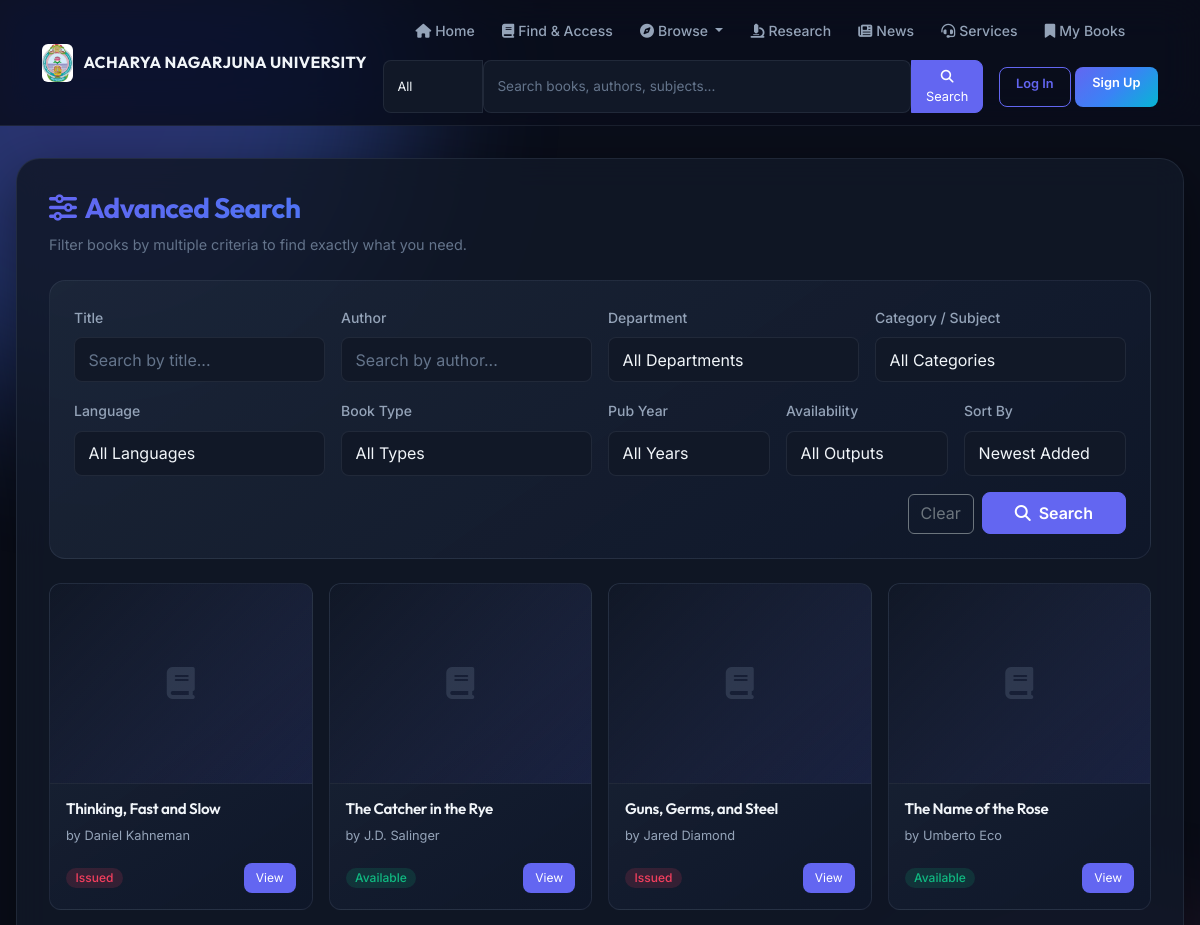
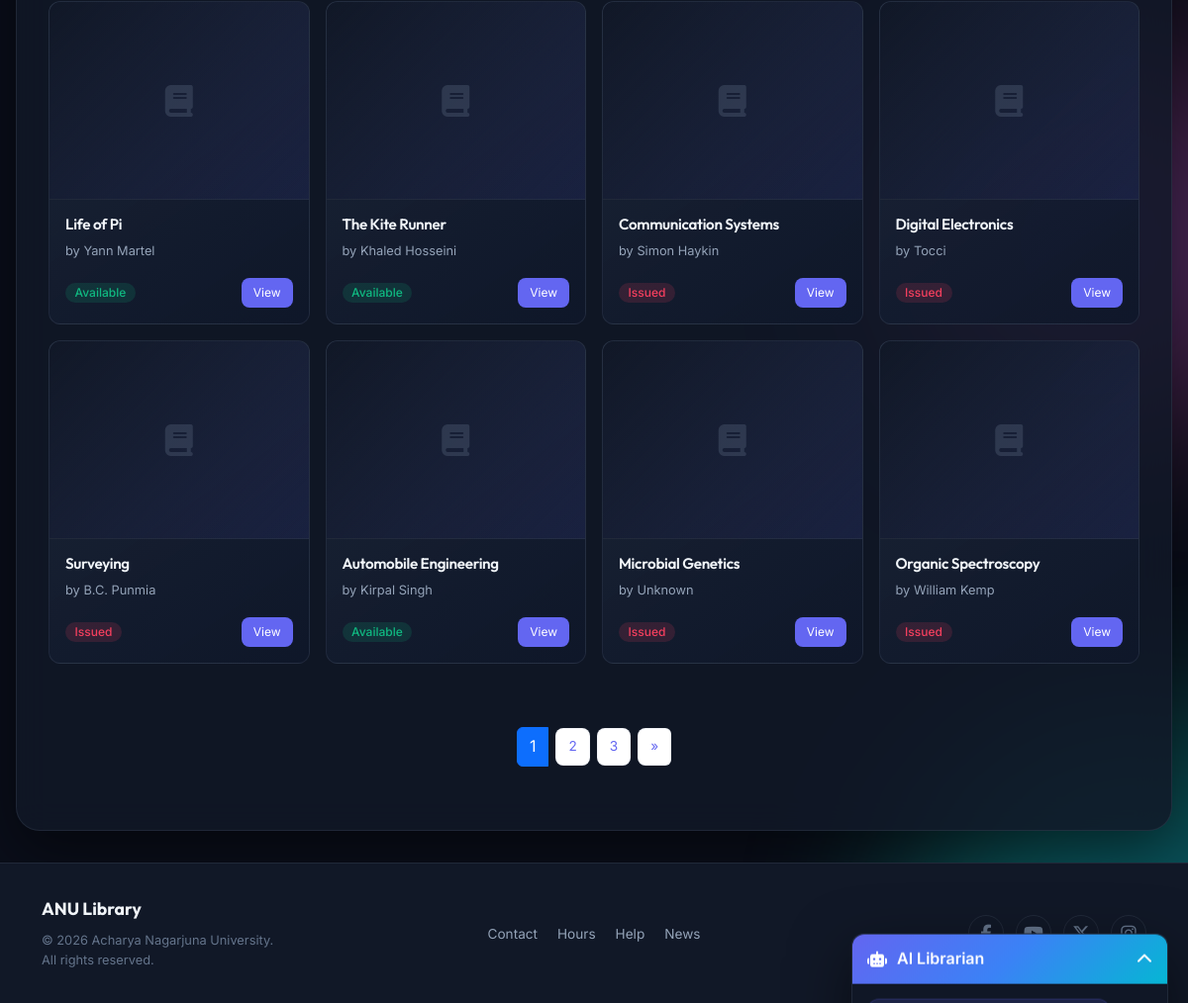
The page /advanced-search/ on the database its author committed (2 pictures, top to bottom).
### portal/models.py (models this page shows, shortened)
class Book(models.Model):
    title = models.CharField(max_length=255, db_index=True)
    author = models.CharField(max_length=255, blank=True, db_index=True)
    department = models.ForeignKey(Department, on_delete=models.SET_NULL, null=True, blank=True, db_index=True)
    category = models.ForeignKey(BookCategory, on_delete=models.SET_NULL, null=True, blank=True, db_index=True)
    subject = models.CharField(max_length=255, blank=True, db_index=True)
    isbn = models.CharField(max_length=20, unique=True, blank=True, db_index=True)
    edition = models.CharField(max_length=50, blank=True)
    publication_year = models.PositiveIntegerField(null=True, blank=True)
    language = models.CharField(max_length=50, blank=True)
    book_type = models.CharField(max_length=50, blank=True)
    barcode = models.CharField(max_length=50, unique=True, null=True, blank=True)
    publisher = models.CharField(max_length=255, blank=True)
    shelf_no = models.CharField(max_length=50, blank=True)
    rack_number = models.CharField(max_length=50, blank=True)
    total_copies = models.PositiveIntegerField(default=1)
    available_copies = models.PositiveIntegerField(default=1)
    cover_image = models.ImageField(upload_to='book_covers/', blank=True, null=True)
    description = models.TextField(blank=True)
    is_trending = models.BooleanField(default=False)
    is_classic = models.BooleanField(default=False)
    is_romance = models.BooleanField(default=False)
    is_kids = models.BooleanField(default=False)
    is_thriller = models.BooleanField(default=False)
    created_at = models.DateTimeField(auto_now_add=True)

### portal/views.py (the view)
# urls.py: path('advanced-search/', views.advanced_search_view, name='advanced_search'),
def advanced_search_view(request: HttpRequest):
    if request.method == 'GET':
        title = request.GET.get('title', '')
        author = request.GET.get('author', '')
        department_name = request.GET.get('department', '')
        category_name = request.GET.get('category', '')
        availability = request.GET.get('availability', '')
        publication_year = request.GET.get('publication_year', '')
        language = request.GET.get('language', '')
        book_type = request.GET.get('book_type', '')
        sort_by = request.GET.get('sort_by', '-created_at')
        books = Book.objects.all()
        if title:
            books = books.filter(title__icontains=title)
        if author:
            books = books.filter(author__icontains=author)
        if department_name:
            books = books.filter(department__name__iexact=department_name)
        if category_name:
            books = books.filter(subject__iexact=category_name)
        if availability == 'available':
            books = books.filter(available_copies__gt=0)
        elif availability == 'issued':
            books = books.filter(available_copies=0)
        if publication_year:
            books = books.filter(publication_year=publication_year)
        if language:
            books = books.filter(language__iexact=language)
        if book_type:
            books = books.filter(book_type__iexact=book_type)
        if sort_by in ['title', '-title', 'publication_year', '-publication_year', 'created_at', '-created_at']:
            books = books.order_by(sort_by)
        else:
            books = books.order_by('-created_at')
        paginator = Paginator(books, 12)
        page_number = request.GET.get('page')
        page_obj = paginator.get_page(page_number)
        departments = Department.objects.all()
        authors = Book.objects.exclude(author='').values_list('author', flat=True).distinct()
        categories = Book.objects.exclude(subject='').values_list('subject', flat=True).distinct()
        languages = Book.objects.exclude(language='').values_list('language', flat=True).distinct().order_by('language')
        book_types = Book.objects.exclude(book_type='').values_list('book_type', flat=True).distinct().order_by('book_type')
        publication_years = Book.objects.exclude(publication_year__isnull=True).values_list('publication_year', flat=True).distinct().order_by('-publication_year')
        context = {
            "title": title,
            "author": author,
            "department_name": department_name,
            "category_name": category_name,
            "availability": availability,
            "publication_year": publication_year,
            "language": language,
            "book_type": book_type,
            "sort_by": sort_by,
            "results": books,
            "page_obj": page_obj,
            "departments": departments,
            "authors": authors,
            "categories": categories,
            "languages": languages,
            "book_types": book_types,
            "publication_years": publication_years,
        }
        return render(request, "portal/advanced_search.html", context)

### templates/portal/advanced_search.html (shortened to what this page needs)
{% extends 'portal/base.html' %}
{% load static %}
{% block content %}
<div class="app-view">
  <div class="mb-4">
    <h1 style="font-size:1.75rem;background:var(--gradient-hero);-webkit-background-clip:text;-webkit-text-fill-color:transparent;background-clip:text;">
      <i class="fa-solid fa-sliders me-2"></i>Advanced Search
    </h1>
    <p class="text-muted mb-0" style="font-size:0.9rem;">Filter books by multiple criteria to find exactly what you need.</p>
  </div>
  <div class="dashboard-card mb-4">
    <form method="get" action="{% url 'advanced_search' %}">
      <div class="row g-3">
        <div class="col-md-3">
          <label for="title" class="form-label">Title</label>
          <input type="text" class="form-control" id="title" name="title" value="{{ title }}" placeholder="Search by title...">
        </div>
        <div class="col-md-3">
          <label for="author" class="form-label">Author</label>
          <input type="text" class="form-control" id="author" name="author" value="{{ author }}" placeholder="Search by author...">
        </div>
        <div class="col-md-3">
          <label for="department" class="form-label">Department</label>
          <select class="form-select" id="department" name="department">
            <option value="">All Departments</option>
          </select>
        </div>
        <div class="col-md-3">
          <label for="category" class="form-label">Category / Subject</label>
          <select class="form-select" id="category" name="category">
            <option value="">All Categories</option>
          </select>
        </div>
        <div class="col-md-3">
          <label for="language" class="form-label">Language</label>
          <select class="form-select" id="language" name="language">
            <option value="">All Languages</option>
          </select>
        </div>
        <div class="col-md-3">
          <label for="book_type" class="form-label">Book Type</label>
          <select class="form-select" id="book_type" name="book_type">
            <option value="">All Types</option>
          </select>
        </div>
        <div class="col-md-2">
          <label for="publication_year" class="form-label">Pub Year</label>
          <select class="form-select" id="publication_year" name="publication_year">
            <option value="">All Years</option>
          </select>
        </div>
        <div class="col-md-2">
          <label for="availability" class="form-label">Availability</label>
          <select class="form-select" id="availability" name="availability">
            <option value="">All Outputs</option>
          </select>
        </div>
        <div class="col-md-2">
          <label for="sort_by" class="form-label">Sort By</label>
          <select class="form-select" id="sort_by" name="sort_by">
            <option value="-created_at" {% if sort_by == '-created_at' %}selected{% endif %}>Newest Added</option>
          </select>
        </div>
        <div class="col-12 d-flex justify-content-end align-items-end mt-3">
          <a href="{% url 'advanced_search' %}" class="btn btn-outline-secondary me-2">Clear</a>
          <button type="submit" class="btn btn-primary" style="padding:0.5rem 2rem;">
            <i class="fa-solid fa-search me-2"></i>Search
          </button>
        </div>
      </div>
    </form>
  </div>
  {% if page_obj %}
  <div class="row g-3 search-results">
    {% for book in page_obj %}
    <div class="col-lg-3 col-md-4 col-6">
      <div class="card h-100">
        {% if book.cover_image %}
          <img src="{{ book.cover_image.url }}" class="card-img-top" alt="{{ book.title }}">
        {% else %}
          <div class="card-img-top d-flex align-items-center justify-content-center"
               style="height:200px;background:linear-gradient(135deg, var(--bg-secondary), rgba(99,102,241,0.1));">
            <i class="fa-solid fa-book fa-2x" style="color:var(--text-muted);opacity:0.3;"></i>
          </div>
        {% endif %}
        <div class="card-body d-flex flex-column">
          <h5 class="card-title" style="font-size:0.95rem;">{{ book.title|truncatechars:40 }}</h5>
          <p class="card-text" style="font-size:0.8rem;">by {{ book.author|truncatechars:20 }}</p>
          <div class="mt-auto d-flex justify-content-between align-items-center">
            {% if book.available_copies > 0 %}
              <span class="badge bg-success">Available</span>
            {% else %}
              <span class="badge bg-danger">Issued</span>
            {% endif %}
            <a href="{% url 'book_detail' book.pk %}" class="book-btn">View</a>
          </div>
        </div>
      </div>
    </div>
    {% empty %}
      <div class="col-12 text-center py-5">
        <p class="text-muted">No books found matching your criteria.</p>
      </div>
    {% endfor %}
  </div>
  {% if page_obj.has_other_pages %}
  <nav aria-label="Page navigation" class="mt-5">
    <ul class="pagination justify-content-center">
      {% for i in page_obj.paginator.page_range %}
        {% if page_obj.number == i %}
          <li class="page-item active" aria-current="page"><span class="page-link">{{ i }}</span></li>
        {% elif i > page_obj.number|add:"-3" and i < page_obj.number|add:"3" %}
          <li class="page-item"><a class="page-link" href="?page={{ i }}&title={{ title|urlencode }}&author={{ author|urlencode }}&department={{ department_name|urlencode }}&category={{ category_name|urlencode }}&language={{ language|urlencode }}&book_type={{ book_type|urlencode }}&publication_year={{ publication_year }}&availability={{ availability }}&sort_by={{ sort_by }}">{{ i }}</a></li>
        {% endif %}
      {% endfor %}
      {% if page_obj.has_next %}
      <li class="page-item">
        <a class="page-link" href="?page={{ page_obj.next_page_number }}&title={{ title|urlencode }}&author={{ author|urlencode }}&department={{ department_name|urlencode }}&category={{ category_name|urlencode }}&language={{ language|urlencode }}&book_type={{ book_type|urlencode }}&publication_year={{ publication_year }}&availability={{ availability }}&sort_by={{ sort_by }}" aria-label="Next">
          <span aria-hidden="true">&raquo;</span>
        </a>
      </li>
      {% endif %}
    </ul>
  </nav>
  {% endif %}
  {% endif %}
</div>
{% endblock %}

### templates/portal/base.html (style rules this page uses)
:root { --bg-primary: #0a0e1a; --bg-secondary: #111827; --bg-card: rgba(17, 24, 39, 0.85); --bg-card-hover: rgba(30, 41, 59, 0.95); --bg-glass: rgba(15, 23, 42, 0.6); --text-primary: #f1f5f9; --text-secondary: #94a3b8; --text-muted: #64748b; --border-color: rgba(148, 163, 184, 0.12); --border-glow: rgba(99, 102, 241, 0.3); --accent-indigo: #6366f1; --accent-blue: #3b82f6; --accent-cyan: #06b6d4; --accent-emerald: #10b981; --accent-amber: #f59e0b; --accent-rose: #f43f5e; --accent-violet: #8b5cf6; --gradient-hero: linear-gradient(135deg, #6366f1 0%, #3b82f6 50%, #06b6d4 100%); --gradient-card: linear-gradient(145deg, rgba(30,41,59,0.8), rgba(15,23,42,0.9)); --gradient-surface: linear-gradient(180deg, rgba(17,24,39,0.95) 0%, rgba(10,14,26,1) 100%); --shadow-sm: 0 2px 8px rgba(0,0,0,0.3); --shadow-md: 0 8px 32px rgba(0,0,0,0.4); --shadow-lg: 0 20px 60px rgba(0,0,0,0.5); --shadow-glow: 0 0 40px rgba(99,102,241,0.15); --radius-sm: 8px; --radius-md: 12px; --radius-lg: 16px; --radius-xl: 24px; }
* { box-sizing: border-box; margin: 0; padding: 0; }
body { font-family: 'Inter', system-ui, -apple-system, sans-serif; min-height: 100vh; color: var(--text-primary); background: var(--bg-primary); overflow-x: hidden; line-height: 1.6; }
h1, h2, h3, h4, h5, h6 { font-family: 'Outfit', 'Inter', sans-serif; font-weight: 700; letter-spacing: -0.02em; }
.dashboard-card, .chart-card, .table-card { background: var(--gradient-card); border: 1px solid var(--border-color); border-radius: var(--radius-lg); padding: 1.5rem; margin-bottom: 1.25rem; transition: all 0.3s ease; }
.book-btn { padding: 0.35rem 0.75rem; font-size: 0.75rem; border-radius: var(--radius-sm); background: var(--accent-indigo); border: none; color: #fff; text-decoration: none; transition: all 0.2s; }
.btn-primary { background: var(--accent-indigo) !important; border-color: var(--accent-indigo) !important; color: #fff !important; font-weight: 600; border-radius: var(--radius-sm); transition: all 0.25s; }
.form-control, .form-select { background: var(--bg-secondary) !important; border: 1px solid var(--border-color) !important; color: var(--text-primary) !important; border-radius: var(--radius-sm); padding: 0.6rem 0.85rem; transition: all 0.2s; }
.form-control::placeholder { color: var(--text-muted) !important; }
.form-label { color: var(--text-secondary); font-weight: 500; font-size: 0.875rem; }
.pagination { display: flex; justify-content: center; align-items: center; gap: 0.5rem; margin-top: 2rem; padding: 1rem; }
.pagination a { color: var(--accent-indigo); text-decoration: none; padding: 0.45rem 0.75rem; border: 1px solid var(--border-color); border-radius: var(--radius-sm); transition: all 0.2s; font-size: 0.85rem; }
.search-results .card { background: var(--gradient-card) !important; border: 1px solid var(--border-color) !important; border-radius: var(--radius-md) !important; transition: all 0.3s; overflow: hidden; }
.search-results .card-img-top { height: 200px; object-fit: cover; border-bottom: 1px solid var(--border-color); }
.search-results .card-body { padding: 1rem; }
.search-results .card-title { color: var(--text-primary); font-weight: 600; }
.search-results .card-text { color: var(--text-secondary); }
.badge { font-size: 0.75rem; padding: 0.25rem 0.6rem; border-radius: 20px; font-weight: 500; }
.badge.bg-success { background: rgba(16,185,129,0.15) !important; color: var(--accent-emerald) !important; }
.badge.bg-danger { background: rgba(244,63,94,0.15) !important; color: var(--accent-rose) !important; }
.btn, button, .nav-link, .dropdown-item { touch-action: manipulation; min-height: 40px; }
.text-muted { color: var(--text-muted) !important; }
.card { background: var(--gradient-card); border: 1px solid var(--border-color); }
.card-body { color: var(--text-primary); }
.app-view { animation: fadeInUp 0.5s ease-out; }

### rows shown on the page
Book: title "Thinking, Fast and Slow", author "Daniel Kahneman", available_copies "Issued"
Book: title "The Catcher in the Rye", author "J.D. Salinger", available_copies "Available"
Book: title "Guns, Germs, and Steel", author "Jared Diamond", available_copies "Issued"
Book: title "The Name of the Rose", author "Umberto Eco", available_copies "Available"
Book: title "Life of Pi", author "Yann Martel", available_copies "Available"
Book: title "The Kite Runner", author "Khaled Hosseini", available_copies "Available"
Book: title "Communication Systems", author "Simon Haykin", available_copies "Issued"
Book: title "Digital Electronics", author "Tocci", available_copies "Issued"
Book: title "Surveying", author "B.C. Punmia", available_copies "Issued"
Book: title "Automobile Engineering", author "Kirpal Singh", available_copies "Available"
Book: title "Microbial Genetics", author "Unknown", available_copies "Issued"
Book: title "Organic Spectroscopy", author "William Kemp", available_copies "Issued"

### other values the page prints
{{ i }} "1"
{{ i }} "2" "3"
